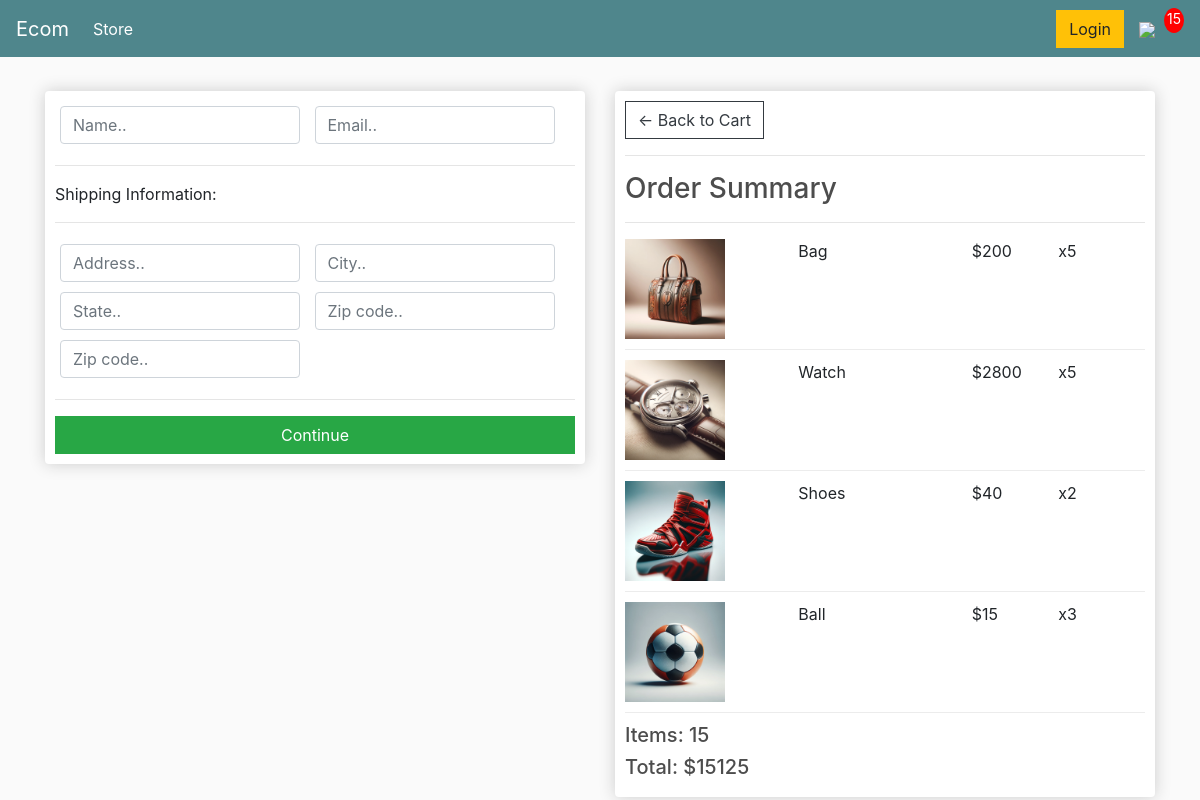
/checkout/ (signed in), run on an earlier commit of the app's database.
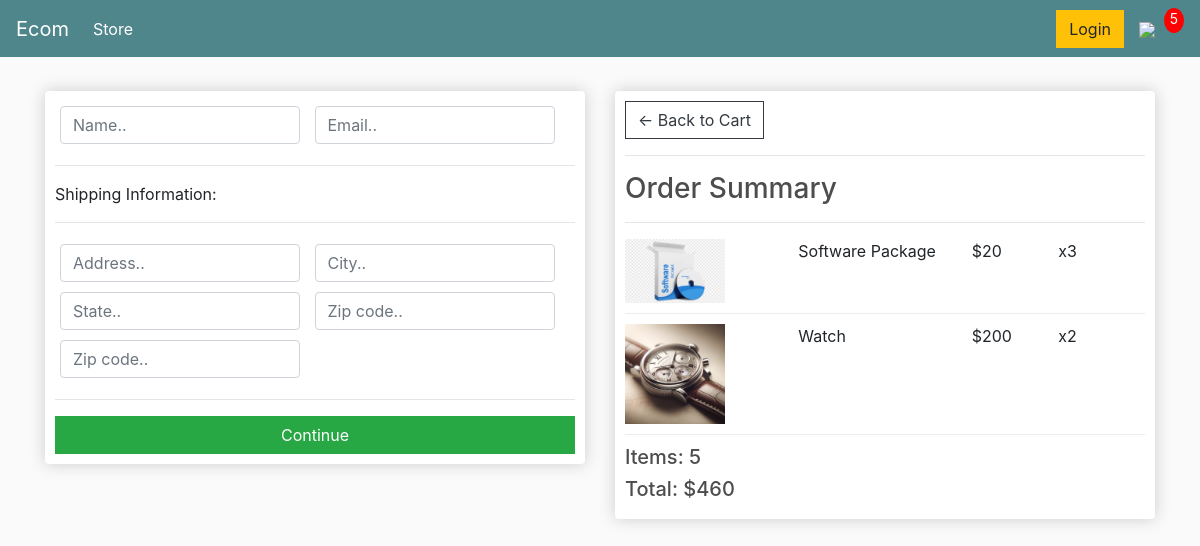
And on a later commit of the database.
### store/models.py (models this page shows, shortened)
class OrderItems(models.Model):
    product = models.ForeignKey(Product, on_delete=models.SET_NULL, null=True, blank=True)
    order = models.ForeignKey(Order, on_delete=models.SET_NULL, null=True, blank=True)
    quantity = models.IntegerField(default=0, blank=True ,null=True)
    date_added = models.DateTimeField(auto_now_add=True)
    @property
    def get_total(self):
        total=self.product.price * self.quantity
        return total

class Product(models.Model):
    name = models.CharField(max_length=50)
    price = models.IntegerField()
    image = models.ImageField(upload_to='product-image', null=True, blank=True)
    digital = models.BooleanField(default=False , null=True , blank=False)

class Order(models.Model):
    customer = models.ForeignKey(Customer, on_delete=models.SET_NULL, null=True)
    date_order = models.DateTimeField(auto_now_add=True)
    complete = models.BooleanField()
    transition_id = models.CharField(max_length=50)
    @property
    def get_cart_total(self):
        orderitems=self.orderitems_set.all()
        '''
        total=0
        for i in orderitems:
            total+=i.get_total
        return total
'''
        total=sum([i.get_total for i in orderitems])
        return total
    @property
    def get_cart_quantity(self):
        orderitems=self.orderitems_set.all()
        total = sum([items.quantity for items in orderitems])
        return total
    @property
    def shipping(self):
        shipping = False
        orderitems=self.orderitems_set.all()
        for i in orderitems:
            if i.product.digital == False:
                shipping = True
        return shipping

### store/views.py (the view)
# urls.py: path("checkout/", checkout, name='checkout'),
def checkout(request):
    user = request.user.customer
    order, created = Order.objects.get_or_create(customer=user, complete=False)
    '''
    iif there is not order or multiple order it raise error(order = Order.objects.get(customer=user, complete=False):)
    but the upper one get_or_create doesnot raise erroe instead of error it create order if doesnot exits
    '''
    item = order.orderitems_set.all()
    cart_item = order.get_cart_quantity
    context = {'items': item, 'order': order, 'cart_item':cart_item}
    return render(request, 'store/checkout.html', context)

### store/templates/store/checkout.html (shortened to what this page needs)
{% extends 'store/main.html' %}
{% load static %}
{% block content %}
     <div class="row">
        <div class="col-lg-6">
            <div class="box-element" id="form-wrapper">
                <form id="form">
                    <div id="user-info">
                        <div class="form-field">
                            <input required class="form-control" type="text" name="name" placeholder="Name..">
                        </div>
                        <div class="form-field">
                            <input required class="form-control" type="email" name="email" placeholder="Email..">
                        </div>
                    </div>
                    <div id="shipping-info">
                        <hr>
                        <p>Shipping Information:</p>
                        <hr>
                        <div class="form-field">
                            <input class="form-control" type="text" name="address" placeholder="Address..">
                        </div>
                        <div class="form-field">
                            <input class="form-control" type="text" name="city" placeholder="City..">
                        </div>
                        <div class="form-field">
                            <input class="form-control" type="text" name="state" placeholder="State..">
                        </div>
                        <div class="form-field">
                            <input class="form-control" type="text" name="zipcode" placeholder="Zip code..">
                        </div>
                        <div class="form-field">
                            <input class="form-control" type="text" name="country" placeholder="Zip code..">
                        </div>
                    </div>
                    <hr>
                    <input id="form-button" class="btn btn-success btn-block" type="submit" value="Continue">
                </form>
            </div>
            <br>
        </div>
        <div class="col-lg-6">
            <div class="box-element">
                <a  class="btn btn-outline-dark" href="{% url 'cart' %}">&#x2190; Back to Cart</a>
                <hr>
                <h3>Order Summary</h3>
                <hr>
                {% for items in items%}
                <div class="cart-row">
                    <div style="flex:2"><img class="row-image" src="/images/{{items.product.image}}"></div>
                    <div style="flex:2"><p>{{items.product.name}}</p></div>
                    <div style="flex:1"><p>${{items.product.price}}</p></div>
                    <div style="flex:1"><p>x{{items.quantity}}</p></div>
                </div>
                {% endfor %}
                <h5>Items:   {{order.get_cart_quantity}}</h5>
                <h5>Total:   ${{order.get_cart_total}}</h5>
            </div>
        </div>
    </div>
{% endblock content %}

What changed in the data, as far as the page shows it:
removed OrderItems: product.image (picture), product.name "Bag", product.price "200", quantity "5"
removed OrderItems: product.image (picture), product.name "Shoes", product.price "40", quantity "2"
removed OrderItems: product.image (picture), product.name "Ball", product.price "15", quantity "3"
removed Order: get_cart_quantity "15", get_cart_total "15125"
added OrderItems: product.image (picture), product.name "Software Package", product.price "20", quantity "3"
changed OrderItems "Watch": product.price "2800" → "200"; quantity "5" → "2"
added Order: get_cart_quantity "5", get_cart_total "460"
Also different on the page:
{{ cart_item }}: "15" → "5"
